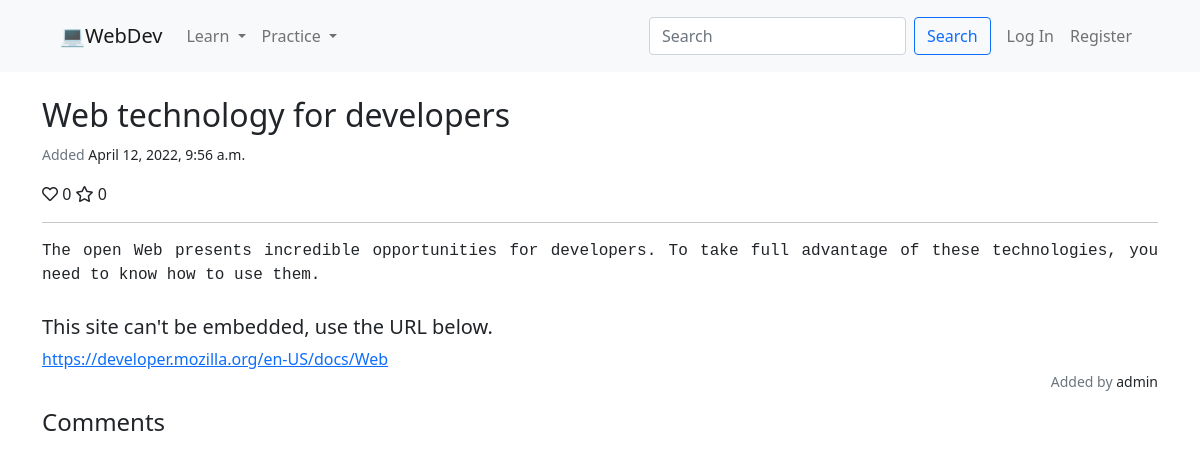
Screenshot of /resource/11 with the database file from the repository.
### webdev/models.py (models this page shows, shortened)
class Resource(models.Model):
    CATEGORY_CHOICES = [
        ("BOOK", "Book"),
        ("CODE", "Code"),
        ("CRS", "Course"),
        ("DOC", "Document"),
        ("QUIZ", "Quiz"),
        ("VID", "Video")
    ]
    LEVEL_CHOICES = [
        ("INTR", "Introductory"),
        ("MEDI", "Intermediate"),
        ("ADVC", "Advanced")
    ]
    title = models.CharField(max_length=150)
    description = models.TextField()
    url = models.URLField(max_length=255)
    embeddable = models.BooleanField()
    category = models.CharField(max_length=4, choices=CATEGORY_CHOICES)
    timestamp = models.DateTimeField(auto_now_add=True)
    user = models.ForeignKey("User", on_delete=models.SET_NULL, related_name="added_by", null=True)
    like = models.ManyToManyField("User", related_name="liker", blank=True)
    favorite = models.ManyToManyField("User", related_name="favoriter", blank=True)
    language = models.ManyToManyField("Language", related_name="lang")
    level = models.CharField(max_length=4, choices=LEVEL_CHOICES)

class User(AbstractUser):
    pass

### webdev/views.py (the view)
# urls.py: path("resource/<int:resource_id>", views.resource, name="resource"),
def resource(request, resource_id):
    try:
        resource = Resource.objects.get(pk=resource_id)
        comments = Comment.objects.filter(resource=resource_id).order_by("timestamp")
    except Resource.DoesNotExist:
        return render(request, "webdev/resource.html", {
            "message": "Resource not found."
        }, status=404)
    if request.method == "POST":
        if not request.user.is_authenticated:
            return render(request, "webdev/resource.html", {
                "message": "Login required."
            }, status=401)
        elif request.user.username != resource.user.username:
            return render(request, "webdev/resource.html", {
                "message": "Permission denied."
            }, status=403)
        resource.delete()
        return HttpResponseRedirect(reverse("index"))
    else:
        context = {
            "resource": resource,
            "comments": comments
        }
        if request.user.is_authenticated:
            context["liked"] = resource.like.filter(pk=request.user.pk).exists()
            context["faved"] = resource.favorite.filter(pk=request.user.pk).exists()
        return render(request, "webdev/resource.html", context)

### webdev/templates/webdev/resource.html (shortened to what this page needs)
{% extends  "webdev/layout.html" %}
{% load static %}
{% block body %}
    {% if message %}
        <h2>{{ message }}</h2>
    {% else %}
        <div>
            <h2>{{ resource.title }}</h2>
            <p><small><span class="text-muted">Added </span>{{ resource.timestamp }}</small></p>
            <div>
                {% if user.is_authenticated %}
                    <form id="like-form" class="d-inline" method="put">
                        {% csrf_token %}
                        <button class="btn-none" type="submit"><i class="{% if liked %}fas{% else %}far{% endif %} fa-heart"></i></button>
                    </form>
                    <span id="fa-heart-count"> {{ resource.like.all.count }} </span>
                    <form id="fave-form" class="d-inline" method="put">
                        {% csrf_token %}
                        <button class="btn-none" type="submit"><i class="{% if faved %}fas{% else %}far{% endif %} fa-star"></i></button>
                    </form>
                    <span id="fa-star-count"> {{ resource.favorite.all.count }} </span>
                    {% if user.username == resource.user.username %}
                        <button type="button" class="btn btn-danger btn-sm float-end" data-bs-toggle="modal" data-bs-target="#modal">
                            Delete
                        </button>
                        <div class="modal fade" id="modal" tabindex="-1" aria-hidden="true">
                            <div class="modal-dialog modal-dialog-centered">
                                <div class="modal-content">
                                    <div class="modal-header">
                                        <h5 class="modal-title">Confirmation</h5>
                                        <button type="button" class="btn-close" data-bs-dismiss="modal"></button>
                                    </div>
                                    <div class="modal-body">
                                        Do you really want to delete this resource?
                                    </div>
                                    <div class="modal-footer">
                                        <button type="button" class="btn btn-secondary" data-bs-dismiss="modal">No</button>
                                        <form action="{% url 'resource' resource.pk %}" method="post">
                                            {% csrf_token %}
                                            <button type="submit" class="btn btn-danger">Yes</button>
                                        </form>
                                    </div>
                                </div>
                            </div>
                        </div>
                    {% endif %}
                {% else %}
                    <i class="far fa-heart"></i><span> {{ resource.like.all.count }} </span>
                    <i class="far fa-star"></i><span> {{ resource.favorite.all.count }} </span>
                {% endif %}
            </div>
            <hr>
            <pre class="mb-1">{{ resource.description }}</pre>
            {% if resource.embeddable %}
                <iframe frameborder="0" width="100%" height="500px" src="{{ resource.url }}">Loading...</iframe>
            {% else %}
                <br><h5>This site can't be embedded, use the URL below.</h5>
            {% endif %}
            <a href="{{ resource.url }}" target="_blank" rel="noopener noreferrer">{{ resource.url }}</a>
            <p class="d-flex justify-content-end"><small><span class="text-muted">Added by </span>{{ resource.user }}</small></p>
            <h4 class="mb-3">Comments</h4>
        </div>
    {% endif %}
{% endblock %}

### webdev/static/webdev/styles.css (style rules this page uses)
pre { font-size: 16px; white-space: pre-wrap; word-wrap: break-word; text-align: justify; }

### rows the page displays
Resource: title "Web technology for developers", timestamp "April 12, 2022, 9:56 a.m.", like.all.count "0", favorite.all.count "0", description "The open Web presents incredible opportunities for developers. To take full advantage of these technologies, you need to know how to use them.…", url "https://developer.mozilla.org/en-US/docs/Web", user "admin"
